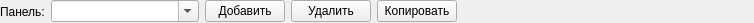
<?xml version="1.0" encoding="UTF-8"?>
<ui version="4.0">
 <class>PanelSelect</class>
 <widget class="QWidget" name="PanelSelect">
  <property name="geometry">
   <rect>
    <x>0</x>
    <y>0</y>
    <width>754</width>
    <height>23</height>
   </rect>
  </property>
  <property name="windowTitle">
   <string>Form</string>
  </property>
  <layout class="QHBoxLayout" name="horizontalLayout" stretch="0,1,0,0,0,2">
   <property name="spacing">
    <number>6</number>
   </property>
   <property name="leftMargin">
    <number>0</number>
   </property>
   <property name="topMargin">
    <number>0</number>
   </property>
   <property name="rightMargin">
    <number>0</number>
   </property>
   <property name="bottomMargin">
    <number>0</number>
   </property>
   <item>
    <widget class="QLabel" name="label">
     <property name="text">
      <string>Панель:</string>
     </property>
    </widget>
   </item>
   <item>
    <widget class="QComboBox" name="comboBox">
     <property name="minimumSize">
      <size>
       <width>100</width>
       <height>0</height>
      </size>
     </property>
     <property name="baseSize">
      <size>
       <width>100</width>
       <height>0</height>
      </size>
     </property>
     <property name="editable">
      <bool>true</bool>
     </property>
    </widget>
   </item>
   <item>
    <widget class="QPushButton" name="pushButtonAdd">
     <property name="text">
      <string>Добавить</string>
     </property>
    </widget>
   </item>
   <item>
    <widget class="QPushButton" name="pushButtonDelete">
     <property name="text">
      <string>Удалить</string>
     </property>
    </widget>
   </item>
   <item>
    <widget class="QPushButton" name="pushButtonCopy">
     <property name="text">
      <string>Копировать</string>
     </property>
    </widget>
   </item>
   <item>
    <spacer name="horizontalSpacer_2">
     <property name="orientation">
      <enum>Qt::Horizontal</enum>
     </property>
     <property name="sizeHint" stdset="0">
      <size>
       <width>40</width>
       <height>20</height>
      </size>
     </property>
    </spacer>
   </item>
  </layout>
 </widget>
 <resources/>
 <connections/>
</ui>
